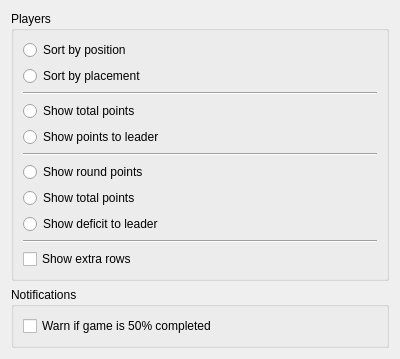
<?xml version="1.0" encoding="UTF-8"?>
<ui version="4.0">
 <class>SettingsWidget</class>
 <widget class="QWidget" name="SettingsWidget">
  <property name="geometry">
   <rect>
    <x>0</x>
    <y>0</y>
    <width>400</width>
    <height>316</height>
   </rect>
  </property>
  <property name="windowTitle">
   <string>Form</string>
  </property>
  <layout class="QVBoxLayout" name="verticalLayout">
   <item>
    <widget class="QGroupBox" name="groupBox">
     <property name="title">
      <string>Players</string>
     </property>
     <layout class="QVBoxLayout" name="verticalLayout_2">
      <item>
       <layout class="QVBoxLayout" name="verticalLayout_3">
        <item>
         <widget class="QRadioButton" name="radioButtonPosition">
          <property name="text">
           <string>Sort by position</string>
          </property>
          <attribute name="buttonGroup">
           <string notr="true">buttonGroup</string>
          </attribute>
         </widget>
        </item>
        <item>
         <widget class="QRadioButton" name="radioButtonPlacement">
          <property name="text">
           <string>Sort by placement</string>
          </property>
          <attribute name="buttonGroup">
           <string notr="true">buttonGroup</string>
          </attribute>
         </widget>
        </item>
       </layout>
      </item>
      <item>
       <widget class="Line" name="line">
        <property name="orientation">
         <enum>Qt::Horizontal</enum>
        </property>
       </widget>
      </item>
      <item>
       <layout class="QVBoxLayout" name="verticalLayout_4">
        <item>
         <widget class="QRadioButton" name="radioButtonTotalPoints">
          <property name="text">
           <string>Show total points</string>
          </property>
          <attribute name="buttonGroup">
           <string notr="true">buttonGroup_2</string>
          </attribute>
         </widget>
        </item>
        <item>
         <widget class="QRadioButton" name="radioButtonPointsToLeader">
          <property name="text">
           <string>Show points to leader</string>
          </property>
          <attribute name="buttonGroup">
           <string notr="true">buttonGroup_2</string>
          </attribute>
         </widget>
        </item>
       </layout>
      </item>
      <item>
       <widget class="Line" name="line_2">
        <property name="orientation">
         <enum>Qt::Horizontal</enum>
        </property>
       </widget>
      </item>
      <item>
       <layout class="QVBoxLayout" name="verticalLayout_5">
        <item>
         <widget class="QRadioButton" name="radioButtonTableRoundPoints">
          <property name="text">
           <string>Show round points</string>
          </property>
          <attribute name="buttonGroup">
           <string notr="true">buttonGroup_3</string>
          </attribute>
         </widget>
        </item>
        <item>
         <widget class="QRadioButton" name="radioButtonTableTotalPoints">
          <property name="text">
           <string>Show total points</string>
          </property>
          <attribute name="buttonGroup">
           <string notr="true">buttonGroup_3</string>
          </attribute>
         </widget>
        </item>
        <item>
         <widget class="QRadioButton" name="radioButtonTableDeficit">
          <property name="text">
           <string>Show deficit to leader</string>
          </property>
          <attribute name="buttonGroup">
           <string notr="true">buttonGroup_3</string>
          </attribute>
         </widget>
        </item>
       </layout>
      </item>
      <item>
       <widget class="Line" name="line_3">
        <property name="orientation">
         <enum>Qt::Horizontal</enum>
        </property>
       </widget>
      </item>
      <item>
       <widget class="QCheckBox" name="checkBoxShowExtraRows">
        <property name="text">
         <string>Show extra rows</string>
        </property>
       </widget>
      </item>
     </layout>
    </widget>
   </item>
   <item>
    <widget class="QGroupBox" name="groupBox_2">
     <property name="title">
      <string>Notifications</string>
     </property>
     <layout class="QVBoxLayout" name="verticalLayout_6">
      <item>
       <widget class="QCheckBox" name="checkBoxGameCompleted">
        <property name="text">
         <string>Warn if game is 50% completed</string>
        </property>
       </widget>
      </item>
     </layout>
    </widget>
   </item>
  </layout>
 </widget>
 <resources/>
 <connections/>
 <buttongroups>
  <buttongroup name="buttonGroup_2"/>
  <buttongroup name="buttonGroup_3"/>
  <buttongroup name="buttonGroup"/>
 </buttongroups>
</ui>
